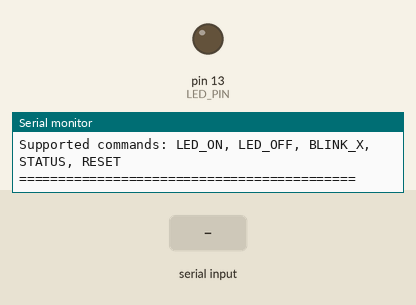
Bench run of a sketch on a simulated Arduino Uno, built with avr-gcc and run on an emulated ATmega328P. Shown: output pins drawn as LEDs (lit = HIGH), the last lines printed to the serial monitor. Inputs (shaded band) come from the test bench.

Above: at 1.3 s.
1.4 s: "LED_ON\n" received over Serial
At 2.5 s:
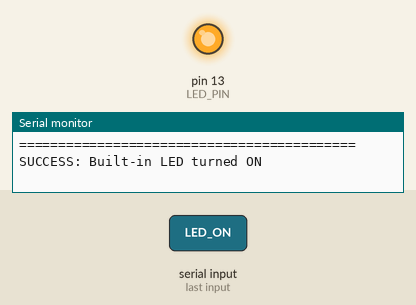
2.9 s: "LED_OFF\n" received over Serial
At 3.7 s:
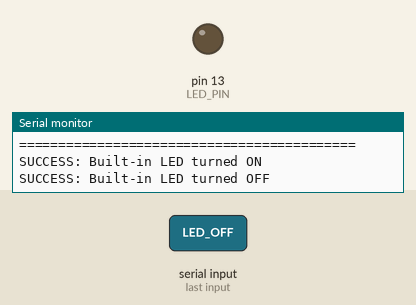
Timing chart, 0 to 5.9 s (numbered marks = the images above; inputs shaded):
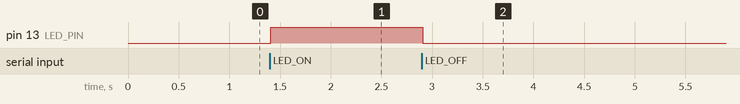

Measured:
- after the input at 1.4 s, pin 13 (LED_PIN): LOW → HIGH at once
- after the input at 2.9 s, pin 13 (LED_PIN): HIGH → LOW at once

The sketch:

serial_command.ino
```cpp
/**
 * @file serial_command.ino
 * @brief Serial Command Interface.
 *        Receives commands over Serial Monitor to control built-in LED (pin 13):
 *        - LED_ON  -> Turns built-in LED ON
 *        - LED_OFF -> Turns built-in LED OFF
 *        - BLINK_X -> Blinks LED X times (X is 1 to 9)
 *        - STATUS  -> Prints LED pin state and total blink count
 *        - RESET   -> Resets the total blink counter to 0
 *        Unknown commands display input validation errors.
 *        Course Coursework: Week 2, Assignment Q16
 */

const int LED_PIN = LED_BUILTIN; // Built-in LED on pin 13
long totalBlinks = 0;
String inputString = "";         // A String to hold incoming data
bool stringComplete = false;     // Whether the string is complete

void setup() {
  pinMode(LED_PIN, OUTPUT);
  digitalWrite(LED_PIN, LOW); // Start with LED off
  Serial.begin(9600);

  // Reserve 200 bytes for the inputString:
  inputString.reserve(200);

  Serial.println("===========================================");
  Serial.println("Serial Command Interface Ready.");
  Serial.println("Supported commands: LED_ON, LED_OFF, BLINK_X, STATUS, RESET");
  Serial.println("===========================================");
}

void loop() {
  // Read serial input when available
  while (Serial.available()) {
    char inChar = (char)Serial.read();

    // If the incoming character is a newline or carriage return, set flag
    if (inChar == '\n' || inChar == '\r') {
      if (inputString.length() > 0) {
        stringComplete = true;
      }
    } else {
      // Add it to the inputString:
      inputString += inChar;
    }
  }

  // Handle command when complete
  if (stringComplete) {
    inputString.trim(); // Remove leading/trailing whitespaces

    if (inputString == "LED_ON") {
      digitalWrite(LED_PIN, HIGH);
      Serial.println("SUCCESS: Built-in LED turned ON");
    }
    else if (inputString == "LED_OFF") {
      digitalWrite(LED_PIN, LOW);
      Serial.println("SUCCESS: Built-in LED turned OFF");
    }
    else if (inputString == "STATUS") {
      bool ledState = digitalRead(LED_PIN);
      Serial.println("----- STATUS REPORT -----");
      Serial.print("LED State: ");
      Serial.println(ledState ? "HIGH (ON)" : "LOW (OFF)");
      Serial.print("Total Blinks Count: ");
      Serial.println(totalBlinks);
      Serial.println("-------------------------");
    }
    else if (inputString == "RESET") {
      totalBlinks = 0;
      Serial.println("SUCCESS: Blink counter reset to 0");
    }
    else if (inputString.startsWith("BLINK_")) {
      // Check if command is exactly 7 characters (BLINK_X)
      if (inputString.length() == 7) {
        char numChar = inputString.charAt(6);
        if (numChar >= '1' && numChar <= '9') {
          int blinkTimes = numChar - '0';

          Serial.print("SUCCESS: Blinking LED ");
          Serial.print(blinkTimes);
          Serial.println(" times...");

          // Perform blinking
          for (int i = 0; i < blinkTimes; i++) {
            digitalWrite(LED_PIN, HIGH);
            delay(200);
            digitalWrite(LED_PIN, LOW);
            delay(200);
          }

          totalBlinks += blinkTimes;
          Serial.print("Blinking complete. Total blinks in session: ");
          Serial.println(totalBlinks);
        } else {
          Serial.println("ERROR: Invalid blink count. Must be between 1 and 9 (e.g., BLINK_5)");
        }
      } else {
        Serial.println("ERROR: Unknown command format. Did you mean BLINK_X?");
      }
    }
    else {
      Serial.print("ERROR: Unknown command '");
      Serial.print(inputString);
      Serial.println("'");
    }

    // Clear the string for the next command:
    inputString = "";
    stringComplete = false;
  }
}
```
